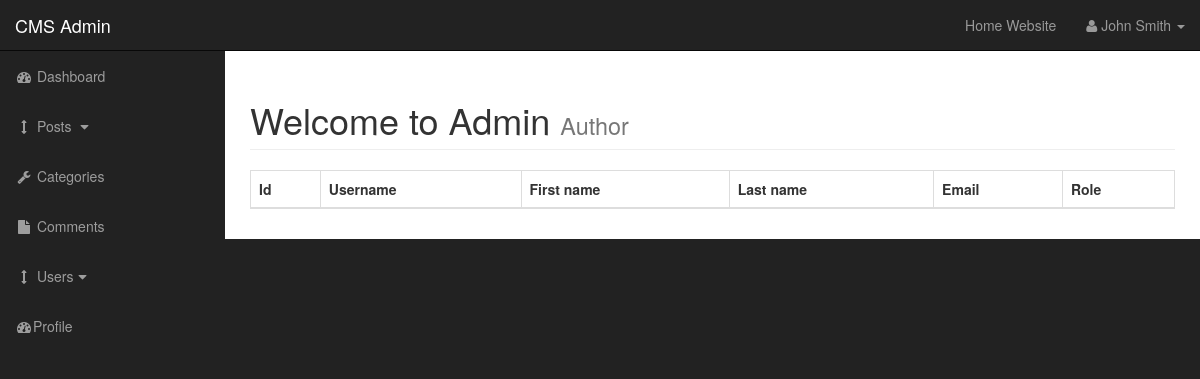
Page /admin/users.php on the earlier database version.
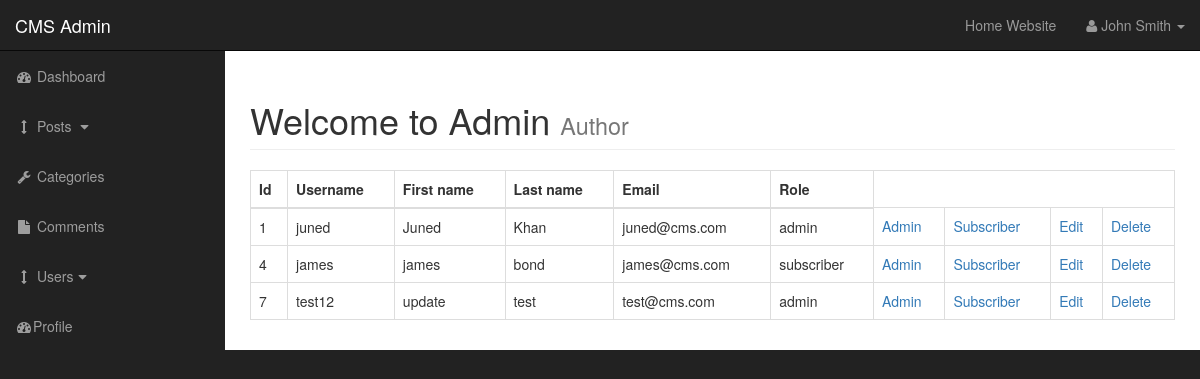
Same page on the later database version.
### tables this page shows
CREATE TABLE `users` (
  `user_id` int(3) NOT NULL,
  `username` varchar(100) NOT NULL,
  `user_password` varchar(255) NOT NULL,
  `user_firstname` varchar(50) NOT NULL,
  `user_lastname` varchar(50) NOT NULL,
  `user_email` varchar(100) NOT NULL,
  `user_image` text NOT NULL,
  `user_role` varchar(255) NOT NULL,
  `randSalt` varchar(255) NOT NULL
);

### admin/includes/view_all_users.php (the view, shortened to what this page needs)
       <table class="table table-hovered table-bordered">
                <thead>
                <tr>
                    <th>Id</th>
                      <th>Username</th>
                      <th>First name</th>
                      <th>Last name</th>
                      <th>Email</th>
                      <th>Role</th>
                </tr>
                </thead>
                <tbody>
      <?php
$query = "SELECT * FROM users";
$select_users = mysqli_query($connection,$query);
while($row = mysqli_fetch_assoc($select_users)) {
        $user_id       = $row['user_id'];
        $username      = $row['username'];
        $user_firstname= $row['user_firstname'];
        $user_lastname = $row['user_lastname'];
        $user_email    = $row['user_email'];
        $user_role     = $row['user_role'];
    echo "<tr>";
    ?>                <?php
    echo "<td>$user_id </td>";
    echo "<td>$username</td>";
    echo "<td>$user_firstname</td>";
    echo "<td>$user_lastname</td>";
    echo "<td>$user_email</td>";
    echo "<td>$user_role</td>";
    echo "<td><a href='users.php?admin={$user_id}'>Admin</a></td>";
    echo "<td><a href='users.php?subscriber={$user_id}'>Subscriber</a></td>";
    echo "<td><a href='users.php?source=edit_user&edit_user={$user_id}'>Edit</a></td>";
    echo "<td><a href='users.php?delete={$user_id}'>Delete</a></td>";
    echo "</tr>";
}
  ?>
                </tbody>
            </table>

### admin/includes/admin_header.php (shortened to what this page needs)
<!DOCTYPE html>
<html lang="en">
<head>
    <link href="css/bootstrap.min.css" rel="stylesheet">
    <link href="css/sb-admin.css" rel="stylesheet">
    <link href="font-awesome/css/font-awesome.min.css" rel="stylesheet" type="text/css">
</head>
<body>
    <div id="wrapper">

### admin/includes/admin_navigation.php (shortened to what this page needs)
<nav class="navbar navbar-inverse navbar-fixed-top" role="navigation">
     <div class="navbar-header">
         <a class="navbar-brand" href="index.php">CMS Admin</a>
     </div>
     <ul class="nav navbar-right top-nav">
         <li><a href="../index.php">Home Website</a></li>
         <li class="dropdown">
             <a href="#" class="dropdown-toggle" data-toggle="dropdown"><i class="fa fa-user"></i> John Smith <b class="caret"></b></a>
         </li>
     </ul>
     <div class="collapse navbar-collapse navbar-ex1-collapse">
         <ul class="nav navbar-nav side-nav">
             <li>
                 <a href="index.php"><i class="fa fa-fw fa-dashboard"></i> Dashboard</a>
             </li>
             <li>
             <a href="javascript:;" data-toggle="collapse" data-target="#posts_dropdown"><i class="fa fa-fw fa-arrows-v"></i> Posts <i class="fa fa-fw fa-caret-down"></i></a>
             </li>
             <li>
                 <a href="./categories.php"><i class="fa fa-fw fa-wrench"></i> Categories</a>
             </li>
             <li class="">
                 <a href="comments.php"><i class="fa fa-fw fa-file"></i> Comments</a>
             </li>
             <li>
                 <a href="javascript:;" data-toggle="collapse" data-target="#demo"><i class="fa fa-fw fa-arrows-v"></i> Users<i class="fa fa-fw fa-caret-down"></i></a>
             </li>
             <li>
                 <a href="index.html"><i class="fa fa-fw fa-dashboard"></i>Profile</a>
             </li>
         </ul>
     </div>
 </nav>

### admin/users.php (shortened to what this page needs)
<?php include"includes/admin_header.php"; ?>
 <?php include"includes/admin_navigation.php";?>
        <div id="page-wrapper">
            <div class="container-fluid">
                <div class="row">
                    <div class="col-lg-12">
                <h1 class="page-header">
                    Welcome to Admin
                    <small>Author</small>
                </h1>
     <?php
        if(isset($_GET['source'])){
            $source = $_GET['source'];
        }else{
            $source = "";
        }
        switch($source){
            default :
                include "includes/view_all_users.php";
        }
    ?>
                </div>
            </div>
        </div>
<?php include "includes/admin_footer.php";?>

### admin/includes/admin_footer.php (shortened to what this page needs)
    </div>
</body>
</html>

### admin/css/sb-admin.css (style rules this page uses)
body { margin-top: 100px; background-color: #222; }
@media (min-width:768px) { body { margin-top: 50px; } }
#wrapper { padding-left: 0; }
#page-wrapper { width: 100%; padding: 0; background-color: #fff; }
@media (min-width:768px) { #wrapper { padding-left: 225px; } }
@media (min-width:768px) { #page-wrapper { padding: 10px; } }
.top-nav { padding: 0 15px; }
.top-nav>li { display: inline-block; float: left; }
.top-nav>li>a { padding-top: 15px; padding-bottom: 15px; line-height: 20px; color: #999; }
@media (min-width:768px) { .side-nav { position: fixed; top: 51px; left: 225px; width: 225px; margin-left: -225px; border: none; border-radius: 0; overflow-y: auto; background-color: #222; } }
@media (min-width:768px) { .side-nav>li>a { width: 225px; } }

Differences in the rows shown:
added users: user_id "1", username "juned", user_firstname "Juned", user_lastname "Khan", user_email "juned@cms.com", user_role "admin"
added users: user_id "4", username "james", user_firstname "james", user_lastname "bond", user_email "james@cms.com", user_role "subscriber"
added users: user_id "7", username "test12", user_firstname "update", user_lastname "test", user_email "test@cms.com", user_role "admin"
